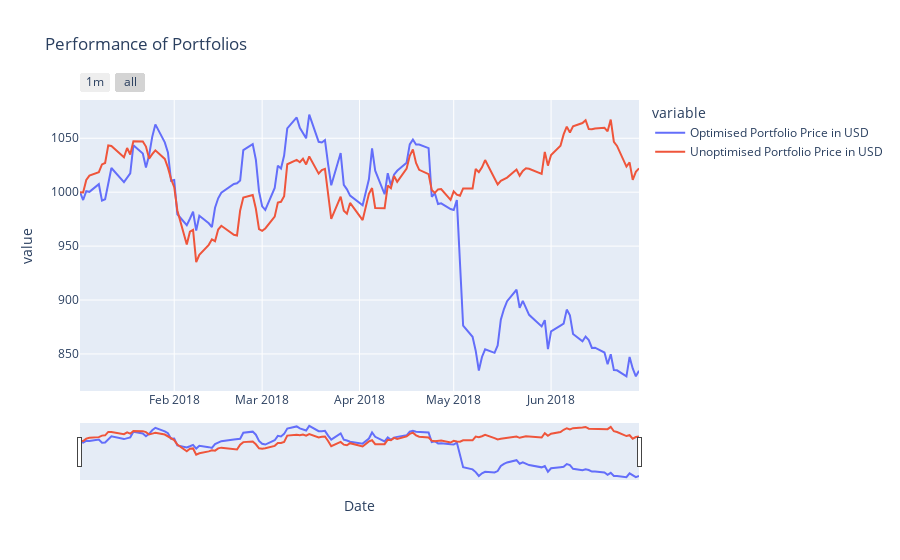
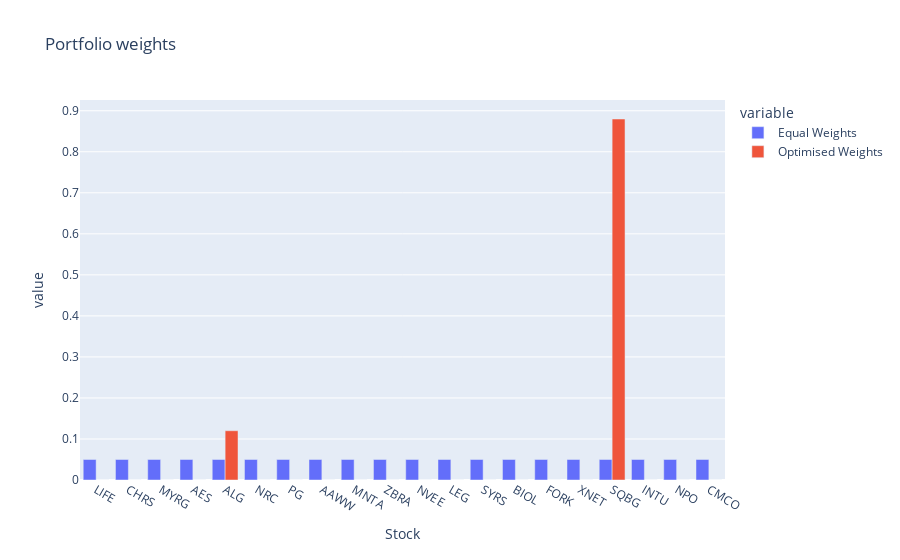
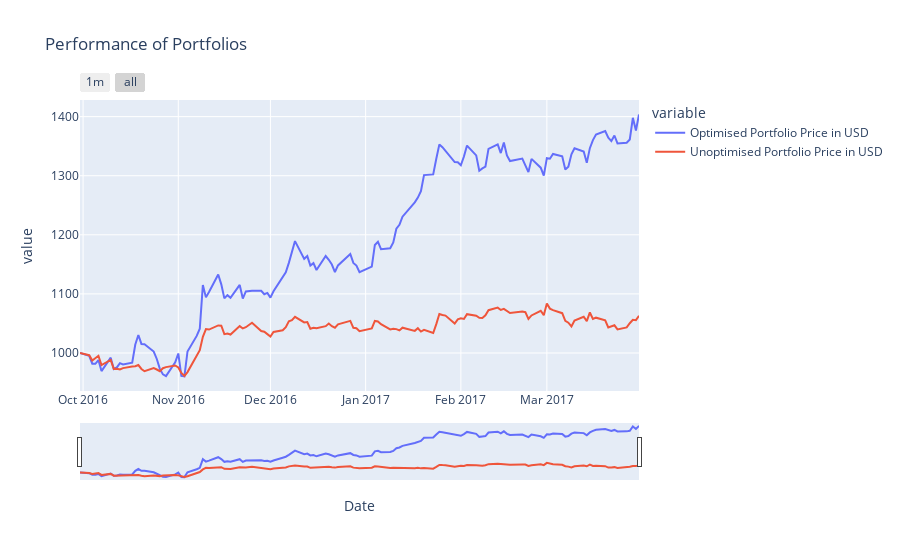
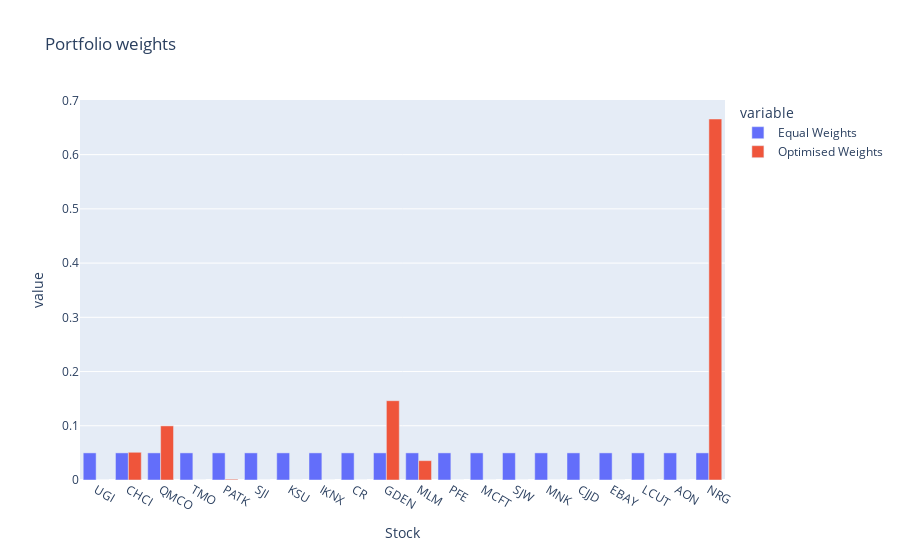

The code cell stored with these charts, in order, in its notebook:
### Code cell
backtest(analysis_optimised, analysis_unoptimised)
